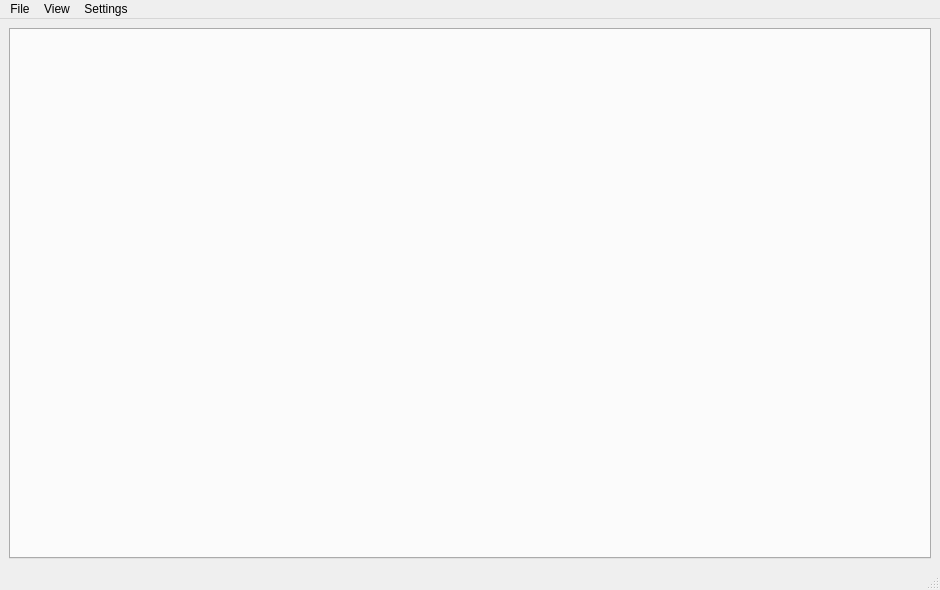
<?xml version="1.0" encoding="UTF-8"?>
<ui version="4.0">
 <class>MainWindow</class>
 <widget class="QMainWindow" name="MainWindow">
  <property name="geometry">
   <rect>
    <x>0</x>
    <y>0</y>
    <width>940</width>
    <height>590</height>
   </rect>
  </property>
  <property name="windowTitle">
   <string>Speechy Keen</string>
  </property>
  <property name="windowIcon">
   <iconset resource="resources.qrc">
    <normaloff>:/Images/SpeechyKeenLogo.png</normaloff>:/Images/SpeechyKeenLogo.png</iconset>
  </property>
  <property name="iconSize">
   <size>
    <width>40</width>
    <height>40</height>
   </size>
  </property>
  <widget class="QWidget" name="centralwidget">
   <layout class="QHBoxLayout" name="horizontalLayout">
    <item>
     <widget class="QTabWidget" name="tabWidget">
      <property name="currentIndex">
       <number>-1</number>
      </property>
     </widget>
    </item>
   </layout>
  </widget>
  <widget class="QMenuBar" name="menubar">
   <property name="geometry">
    <rect>
     <x>0</x>
     <y>0</y>
     <width>940</width>
     <height>31</height>
    </rect>
   </property>
   <widget class="QMenu" name="menuFile">
    <property name="title">
     <string>File</string>
    </property>
    <addaction name="actionOpen"/>
   </widget>
   <widget class="QMenu" name="menuView">
    <property name="title">
     <string>View</string>
    </property>
    <addaction name="actionDashboard"/>
    <addaction name="actionSpeech_Notes"/>
   </widget>
   <widget class="QMenu" name="menuSettings">
    <property name="title">
     <string>Settings</string>
    </property>
    <addaction name="actionFlags"/>
    <addaction name="actionDashboard_Widgets"/>
    <addaction name="actionPresentation_Widgets"/>
    <addaction name="actionTheme"/>
    <addaction name="actionPreference_Profiles"/>
   </widget>
   <addaction name="menuFile"/>
   <addaction name="menuView"/>
   <addaction name="menuSettings"/>
  </widget>
  <widget class="QStatusBar" name="statusbar"/>
  <action name="actionDashboard">
   <property name="text">
    <string>Dashboard</string>
   </property>
  </action>
  <action name="actionSpeech_Notes">
   <property name="text">
    <string>Speech Notes</string>
   </property>
  </action>
  <action name="actionOpen">
   <property name="text">
    <string>Open File</string>
   </property>
  </action>
  <action name="actionFlags">
   <property name="text">
    <string>Alert Flags</string>
   </property>
  </action>
  <action name="actionDashboard_Widgets">
   <property name="text">
    <string>Dashboard Widgets</string>
   </property>
  </action>
  <action name="actionTheme">
   <property name="text">
    <string>Theme</string>
   </property>
  </action>
  <action name="actionPreference_Profiles">
   <property name="text">
    <string>Preference Profiles</string>
   </property>
  </action>
  <action name="actionPresentation_Widgets">
   <property name="text">
    <string>Presentation Widgets</string>
   </property>
  </action>
 </widget>
 <resources>
  <include location="resources.qrc"/>
  <include location="resources.qrc"/>
 </resources>
 <connections/>
</ui>
